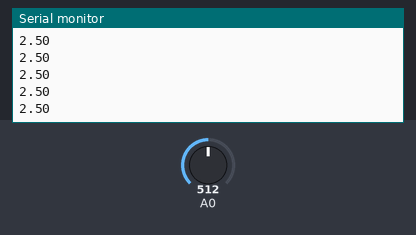
A sketch run on a simulated Arduino Uno, built with avr-gcc and run on an emulated ATmega328P. On the bench: the last lines printed to the serial monitor. Inputs (shaded band) come from the test bench; at power-on: A0 = 512.

Above: at 1.2 s.
1.3 s: A0 set to 716
At 1.8 s:
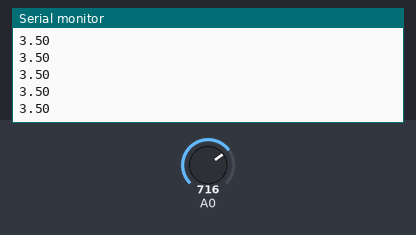
2.8 s: A0 set to 900
At 3.3 s:
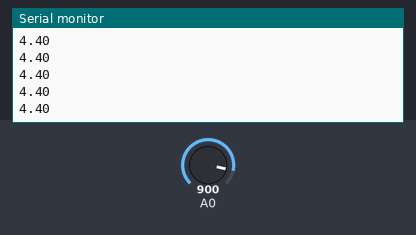
Timing chart, 0 to 5.8 s (numbered marks = the images above; inputs shaded):
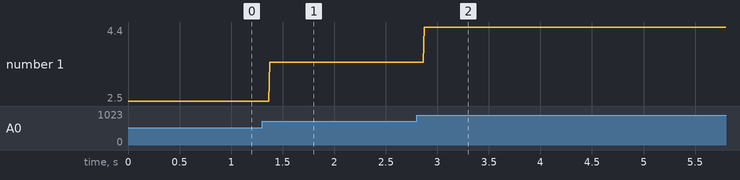

Measured:
- after the input at 1.3 s, the serial monitor: prints a new line after 0.07 s (image 1)
- after the input at 2.8 s, the serial monitor: prints a new line after 0.07 s (image 2)
- plotted number 1: 2.5 → 3.5 after the input at 1.3 s, 3.5 → 4.4 after the input at 2.8 s

The sketch:

testeleitura.ino
```cpp
int intvolt;
double doublevolt;

void setup() {
  Serial.begin(9600);
  pinMode(A0, INPUT);
}

void loop() {
  intvolt=analogRead(A0);
  doublevolt=(double)intvolt*5/1023;
  Serial.println(doublevolt);
}
```
